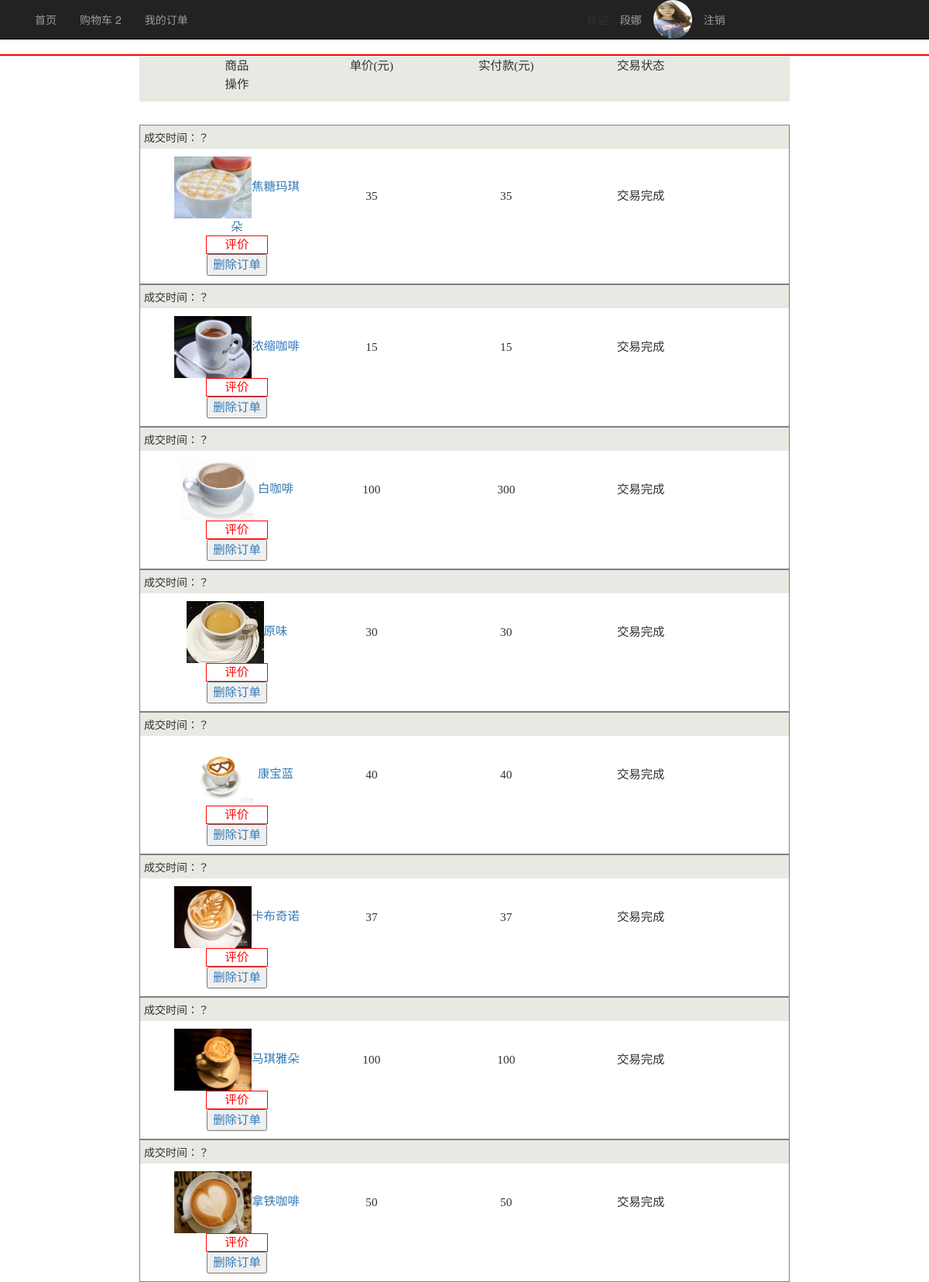
The app's page /代码/dingdan.php (signed in) with its own data.
### tables this page shows
CREATE TABLE `user` (
  `user_id` int(11) NOT NULL AUTO_INCREMENT,
  `username` varchar(32) DEFAULT NULL,
  `password` varchar(60) NOT NULL,
  `image` varchar(100) DEFAULT NULL,
  PRIMARY KEY (`user_id`)
);

CREATE TABLE `dingdan` (
  `dingdan_id` int(20) NOT NULL,
  `dingdan_name` varchar(30) NOT NULL,
  `dingdan_img` varchar(30) NOT NULL,
  `dingdan_shuliang` int(30) NOT NULL,
  `dingdan_price` int(30) NOT NULL,
  `zhuangtai` varchar(50) DEFAULT NULL,
  `user_id` int(20) NOT NULL,
  `pingjia` varchar(70) NOT NULL,
  `id` int(20) NOT NULL AUTO_INCREMENT,
  `dizhi_id` int(30) DEFAULT NULL,
  PRIMARY KEY (`id`)
);

### 代码/dingdan.php (the view, shortened to what this page needs)
<?php
include('head.php');
	$user_id = isset($_COOKIE['user_id'])?$_COOKIE['user_id']:"";
?>
<!doctype html>
<html lang="en">
<head>
</head>
<body>
	<div class="red"></div>
	<div class="kuang">
		<div class="header">
			<ul class="head">
				<li>商品</li>
				<li>单价(元)</li>
				<li>实付款(元)</li>
				<li>交易状态</li>
				<li>操作</li>
			</ul>
		</div>
		<?php
		$sql="select * from dingdan where user_id='$user_id'";
		$result = mysql_query($sql);
		while($row = mysql_fetch_assoc($result)){
			?>
			<div class="center">
				<p>成交时间：？</p>
				<ul class="head">
					<li><img border="1px solid red" width="100px" height="80px" src="<?php echo $row['dingdan_img']?>"><a href=""><?php echo $row['dingdan_name']?></a></li>
					<li><?php echo $row['dingdan_price']?></li>
					<li><?php echo $row['dingdan_price']*$row['dingdan_shuliang']?></li>
					<li><?php echo $row['zhuangtai']?></li>
					<li class="caozuo">
						<a href="pingjia.php?id=<?php echo $row['dingdan_id']?>" class="pingjia">评价</a>						<a href="">
							<button onclick="if(confirm('是否确定删除')){search(<?php echo $row['dingdan_id']?>);}">删除订单</button>
						</a>
					</li>
				</ul>
			</div>
			<?php
		}
		?>
	</div>
</body>
</html>

### 代码/head.php (shortened to what this page needs)
<?php
$user_id = isset($_COOKIE['user_id'])?$_COOKIE['user_id']:"";
$sql = "select * from user where user_id=$user_id";
$result = mysql_query($sql);
$row = mysql_fetch_assoc($result);
$username = $row['username'];
$image = $row['image'];
$sql = "select count(*) from cart where user_id=$user_id";
$result = mysql_query($sql);
$row = mysql_fetch_row($result)[0];
?>
<!doctype html>
<html lang="en">
<head>
	<link rel="stylesheet" href="bootstrap/css/bootstrap.min.css">
</head>
<body>
	<header>
		<nav class="navbar navbar-inverse navbar-fixed-top" id="navbar-fixed-top" role="navigation">
			<div class="container">
				<ul class="nav navbar-nav">
					<li><a href="index.php">首页</a></li>
					<li><a href="cart.php">购物车  <?php echo $row?></a></li>
					<li><a href="dingdan.php">我的订单</a></li>
					<li class="white">欢迎</li>
					<li><a href="cart.php"><?php echo $username;?></a></li>
					<li class="yuan"><span><a href="dizhi.php"><img src="<?php echo $image;?>"></a></span></li>
					<li><a href="userlogin.php?tuichu=ok">注销</a></li>
				</ul>
			</div>
		</nav>
	</header>

### 代码/head.php (style rules this page uses)
.white { margin-left:500px; padding-top:15px; }
.yuan img { border-radius: 50px; width:50px; height:50px; }

### 代码/dingdan.php (style rules this page uses)
.red { height:2px; border:1px solid red; margin-top: 70px; }
.kuang { width: 70%; margin:0 auto; }
.header { background: #e6eae3; margin-bottom: 30px; border:1px solid #e6eae3; }
.head li { display: inline-block; width:170px; font-size: 1.1em; font-family: "微软雅黑"; text-align: center; margin:0 auto; vertical-align: middle; }
.head a { top:-50px; text-decoration: none; }
.center { border:1px solid gray; }
.center p { background: #e6eae3; padding:5px; margin-top: 0px; }
.caozuo a { display:block; margin:0 auto; }
.pingjia { border:1px solid red; width: 80px; color:red; font-family: "微软雅黑"; }

### records on screen
user: username "段娜", image (picture)
dingdan: dingdan_img (picture), dingdan_name "焦糖玛琪朵", dingdan_price "35", $row['dingdan_price']*$row['dingdan_shuliang'] "35", zhuangtai "交易完成"
dingdan: dingdan_img (picture), dingdan_name "浓缩咖啡", dingdan_price "15", $row['dingdan_price']*$row['dingdan_shuliang'] "15", zhuangtai "交易完成"
dingdan: dingdan_img (picture), dingdan_name "白咖啡", dingdan_price "100", $row['dingdan_price']*$row['dingdan_shuliang'] "300", zhuangtai "交易完成"
dingdan: dingdan_img (picture), dingdan_name "原味", dingdan_price "30", $row['dingdan_price']*$row['dingdan_shuliang'] "30", zhuangtai "交易完成"
dingdan: dingdan_img (picture), dingdan_name "康宝蓝", dingdan_price "40", $row['dingdan_price']*$row['dingdan_shuliang'] "40", zhuangtai "交易完成"
dingdan: dingdan_img (picture), dingdan_name "卡布奇诺", dingdan_price "37", $row['dingdan_price']*$row['dingdan_shuliang'] "37", zhuangtai "交易完成"
dingdan: dingdan_img (picture), dingdan_name "马琪雅朵", dingdan_price "100", $row['dingdan_price']*$row['dingdan_shuliang'] "100", zhuangtai "交易完成"
dingdan: dingdan_img (picture), dingdan_name "拿铁咖啡", dingdan_price "50", $row['dingdan_price']*$row['dingdan_shuliang'] "50", zhuangtai "交易完成"

### other values on screen
$row "2"
